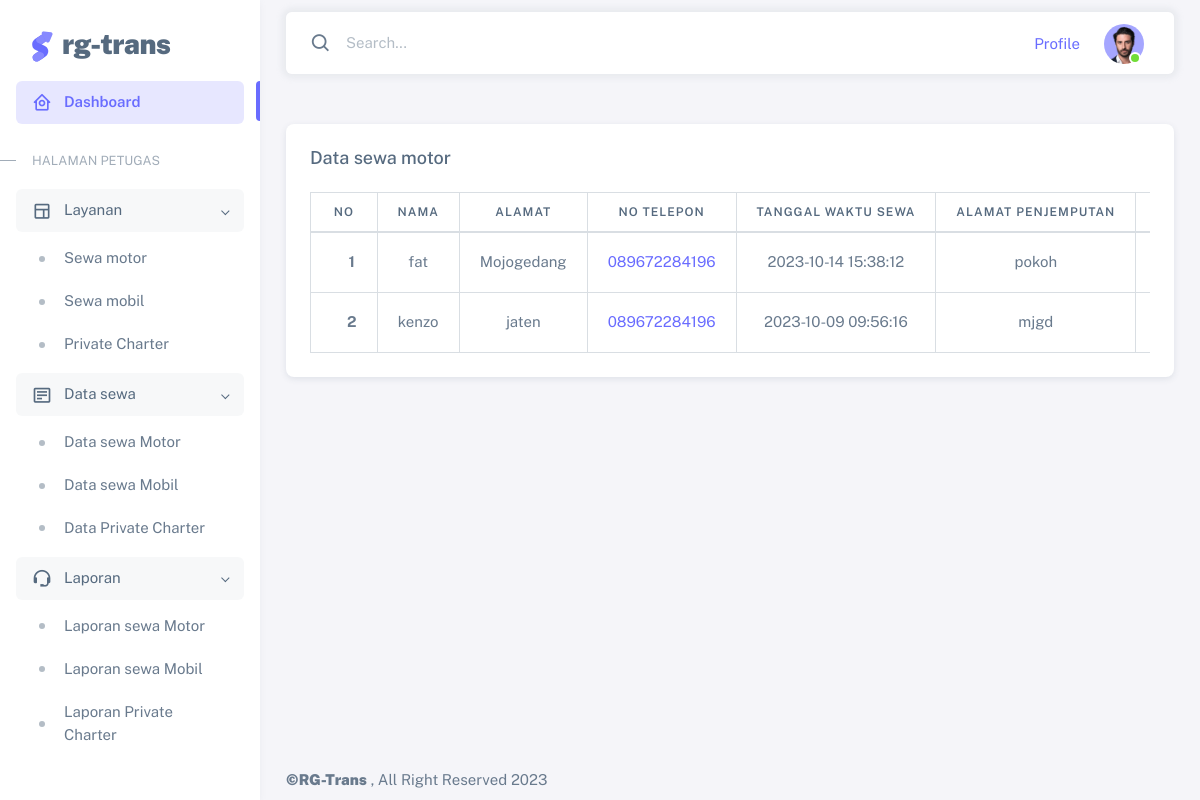
Screenshot of /datasewamtr.php (signed in) with the database file from the repository.
### tables this page shows
CREATE TABLE `ds_motor` (
  `id` int(11) NOT NULL,
  `nama` varchar(100) NOT NULL,
  `alamat` varchar(255) NOT NULL,
  `telp` varchar(15) NOT NULL,
  `tglwkt_sewa` datetime NOT NULL DEFAULT current_timestamp(),
  `alamat_jemput` varchar(255) NOT NULL,
  `paket` int(11) DEFAULT NULL,
  `jmotor` varchar(50) NOT NULL
);

### datasewamtr.php (the view, shortened to what this page needs)
<?php
 require_once('koneksi.php');
  $query = "SELECT * FROM ds_motor ORDER BY id DESC";
  $hasil = mysqli_query($conn,$query);
  function noHp($t){
    $nohp= $t;
    if(!preg_match("/[^+0-9]/",trim($nohp))){
      if(substr(trim($nohp), 0, 2)=="62"){
        $hp    =trim($nohp);
    }
    else if(substr(trim($nohp), 0, 1)=="0"){
        $hp    ="62".substr(trim($nohp), 1);
      }
  }
  return $hp;
}
?>
<!DOCTYPE html>
<html
  lang="en"
  class="light-style layout-menu-fixed"
  dir="ltr"
  data-theme="theme-default"
  data-assets-path="sneat/assets/"
  data-template="vertical-menu-template-free"
>
  <head>
    <?php require_once('layout2/_CSS.php')?>
  </head>
  <body>
    <div class="layout-wrapper layout-content-navbar">
      <div class="layout-container">
        <?php require_once('layout2/_Sidebar.php')?>
        <div class="layout-page">
          <?php require_once('layout2/_Navbar.php')?>
          <div class="content-wrapper">
            <div class="container-xxl flex-grow-1 container-p-y ">
            <div class="row">
            <div class="col-lg-12 mb-4 order-0 mt-4">
            <div class="card">
                <h5 class="card-header">Data sewa motor</h5>
                <div class="card-body">
                <div>
                  <div class="table-responsive text-nowrap">
                    <table class="table table-bordered">
                      <thead>
                        <tr class="text-center">
                          <th>No</th>
                          <th>Nama</th>
                          <th>Alamat</th>
                          <th>No Telepon</th>
                          <th>Tanggal waktu sewa</th>
                          <th>Alamat Penjemputan</th>
                          <th>Harga</th>
                        </tr>
                      </thead>
                      <tbody>
                      <?php $no =1; foreach($hasil as $data){ ?>
                            <tr class="text-center">
                              <td>
                                <i class="fab fa-angular fa-lg text-danger me-3"></i> <strong><?= $no;?></strong>
                              </td>
                              <td><?= $data['nama'];?></td>
                              <td><?= $data['alamat'];?></td>
                              <td><a href="https://wa.me/<?= noHp($data['telp']);?>"><?= $data['telp'];?></a></td>
                              <td><?= $data['tglwkt_sewa'];?></td>
                              <td><?= $data['alamat_jemput'];?></td>
                              <td><?= rupiah($data['paket']);?></td>
                            </tr>
                        <?php $no++; }?>
                      </tbody>
                    </table>
                    </div>
                  </div>
                </div>
              </div>
            </div>
            </div>
            </div>
            <?php require_once('layout2/_Footer.php')?>
          </div>
        </div>
      </div>
      </div>
  </body>
</html>

### rows the page displays
ds_motor: nama "fat", alamat "Mojogedang", telp "089672284196", tglwkt_sewa "2023-10-14 15:38:12", alamat_jemput "pokoh"
ds_motor: nama "kenzo", alamat "jaten", telp "089672284196", tglwkt_sewa "2023-10-09 09:56:16", alamat_jemput "mjgd"
